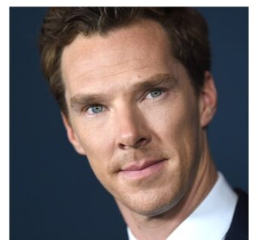
#> input picture Day046(Dec.7)_Datahandling4/4/face01.png, 258 x 250 px
$ python face_eye_detect.py
#> lines starting #> are read from the running program, lines starting #| are printed output that depends on the picture; after the words box and inside, x2 and y2 are one past the last pixel; in counts of white or black regions, pixels touching at a corner belong together
import cv2
import numpy as np

# Creating face_cascade and eye_cascade objects
face_cascade= cv2.CascadeClassifier("haarcascade_frontalface_default.xml")
eye_cascade=cv2.CascadeClassifier("haarcascade_eye.xml")

face_img = cv2.imread('face01.png')
#> face_img is the input picture: shape (250, 258, 3); mean B, G, R 110.6, 111, 120.6

# Converting the image into grayscale
face_gray = cv2.cvtColor(face_img, cv2.COLOR_BGR2GRAY)
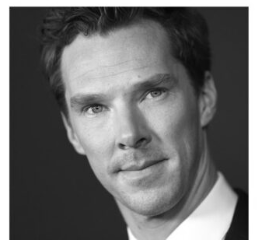
#> face_gray: shape (250, 258); min 5, max 255, mean 113.8

# Creating variable faces
# detectMultiScale(gray image, double scaleFactor, int minNeighbors)
faces = face_cascade.detectMultiScale(face_gray, 1.1, 4)
#> faces = [[47, 39, 156, 156]]

# Defining and drawing the rectangle around the face
for (x,y,w,h) in faces:
    cv2.rectangle(face_img, (x,y), (x+w, y+h), (0,255,0), 3)
#> this loop made 1 pass
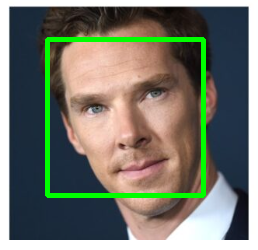
#> face_img: shape (250, 258, 3); 4.82% of pixels changed, all inside (x1, y1, x2, y2) = (45, 37, 206, 198)

# Creating two regions of interest
roi_img = face_img[y:(y + h), x:(x+w)]
roi_gray = face_gray[y:(y + h), x:(x+w)]
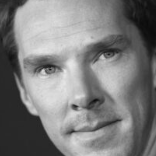
#> roi_gray: shape (156, 156); min 11, max 231, mean 124.6

# Creating variable eyes
eyes = eye_cascade.detectMultiScale(roi_gray, 1.1, 4)
#> eyes = [[81, 41, 30, 30], [31, 55, 29, 29]]
index=0
for (ex,ey,ew,eh) in eyes:
    if index == 0:
        eye_1 = (ex, ey, ew, eh)
    elif index == 1:
        eye_2 = (ex, ey, ew, eh)

# # Drawing rectangle around the eyes
    cv2.rectangle(roi_img, (ex, ey), (ex+ew, ey+eh), (0,0,255), 3)
    index += 1
#> this loop made 2 passes
#> (ex, ey, ew, eh, index) on passes 1 to 2: (81, 41, 30, 30, 1), (31, 55, 29, 29, 2)
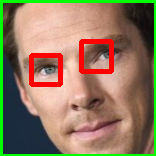
#> roi_img: shape (156, 156, 3); mean B, G, R 94, 121, 144.3
#> after the loop, index = 2

if eye_1[0] < eye_2[0]:
    left_eye = eye_1
    right_eye = eye_2
else:
    left_eye = eye_2
#> left_eye = (31, 55, 29, 29)
    right_eye = eye_1
#> right_eye = (81, 41, 30, 30)

# Calculating coordinates of a central points of the rectangles
left_eye_center = (int(left_eye[0] + (left_eye[2]/2)),
                   int(left_eye[1] + (left_eye[3]/2)))
#> left_eye_center = (45, 69)
left_eye_x = left_eye_center[0]
#> left_eye_x = 45
left_eye_y = left_eye_center[1]
#> left_eye_y = 69

right_eye_center = (int(right_eye[0] + (right_eye[2]/2)),
                    int(right_eye[1] + (right_eye[3]/2)))
#> right_eye_center = (96, 56)
right_eye_x = right_eye_center[0]
#> right_eye_x = 96
right_eye_y = right_eye_center[1]
#> right_eye_y = 56

cv2.circle(roi_img, left_eye_center, 5, (255, 0, 0), -1)
#> roi_img: shape (156, 156, 3); 0.33% of pixels changed, all inside (x1, y1, x2, y2) = (40, 64, 51, 75)
cv2.circle(roi_img, right_eye_center, 5, (255, 0, 0), -1)
cv2.line(roi_img, right_eye_center, left_eye_center, (0, 200, 200), 3)

if left_eye_y > right_eye_y:
    A = (right_eye_x, left_eye_y)
#> A = (96, 69)
    # Integer -1 indicates that the image will rotate in the clockwise direction
    direction = -1
else:
    A = (left_eye_x, right_eye_y)
    # Integer 1 indicates that the image will rotate in the counter clockwise direction
    direction = 1

cv2.circle(roi_img, A, 5, (255,0,0), -1)

cv2.line(roi_img, right_eye_center, left_eye_center, (0, 200, 200), 3)
cv2.line(roi_img, left_eye_center, A, (0, 200, 200), 3)
cv2.line(roi_img, right_eye_center, A, (0, 200, 200), 3)
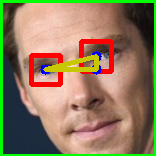
#> roi_img: shape (156, 156, 3); mean B, G, R 92.9, 122.6, 143.7

# np.arctan 함수는 라디안 단위로 각도를 반환 한다는 점에 유의결과를 각도로 변환 하려면
# 각도(세타)에 180을 곱한 다음 원주율로 나누어야 합니다.
delta_x = right_eye_x - left_eye_x
#> delta_x = 51
delta_y = right_eye_y - left_eye_y
#> delta_y = -13
angle = np.arctan(delta_y/delta_x)
#> angle = -0.25
angle = (angle * 180) /np.pi
#> angle = -14.3

# 이미지를 각도 만큼 회전
# Width and height of the image
h, w = face_img.shape[:2]
#> h = 250; w = 258

# Calculating a center point of the image
# Integer division "//" ensures that we receive whole number
center = (w//2, h//2)
#> center = (129, 125)
# Defining a matrix M and calling
# cv2.getRotationMatrix2D method
M = cv2.getRotationMatrix2D(center, (angle), 1.0)
#> M = [[0.969, -0.247, 34.87], [0.247, 0.969, -27.99]]
# Applying the rotation to our image using
# cv2.warpAffine method
rotated = cv2.warpAffine(face_img, M, (w,h))
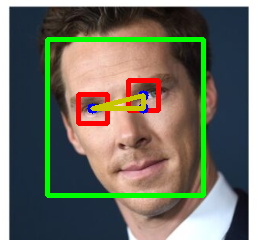
#> face_img: shape (250, 258, 3); 2.54% of pixels changed, all inside (x1, y1, x2, y2) = (76, 78, 161, 126)

dist_1 = np.sqrt((delta_x*delta_x)+(delta_y*delta_y))
#> dist_1 = 52.63

# dist_2를 계산하기 위한 과정
# 회전시킨 이미지(rotated)에서 양쪽 눈의 좌표를 얻고 과정 반복
# Creating variable rotated eyes
eyes_rot = eye_cascade.detectMultiScale(roi_gray, 1.1, 4)
#> eyes_rot = [[81, 41, 30, 30], [31, 55, 29, 29]]
index=0
for (ex,ey,ew,eh) in eyes_rot:
    if index == 0:
        eye_rot1 = (ex, ey, ew, eh)
    elif index == 1:
        eye_rot2 = (ex, ey, ew, eh)
    index += 1
#> after the loop, index = 2

if eye_1[0] < eye_2[0]:
    left_eye_rot = eye_rot1
    right_eye_rot = eye_rot2
else:
    left_eye_rot = eye_rot2
#> left_eye_rot = (31, 55, 29, 29)
    right_eye_rot = eye_rot1
#> right_eye_rot = (81, 41, 30, 30)

left_eye_rot_center = (int(left_eye_rot[0] + (left_eye_rot[2]/2)),
                   int(left_eye_rot[1] + (left_eye_rot[3]/2)))
#> left_eye_rot_center = (45, 69)
left_eye_rot_x = left_eye_rot_center[0]
#> left_eye_rot_x = 45
left_eye_rot_y = left_eye_rot_center[1]
#> left_eye_rot_y = 69

right_eye_rot_center = (int(right_eye_rot[0] + (right_eye_rot[2]/2)),
                    int(right_eye_rot[1] + (right_eye_rot[3]/2)))
#> right_eye_rot_center = (96, 56)
right_eye_rot_x = right_eye_rot_center[0]
#> right_eye_rot_x = 96
right_eye_rot_y = right_eye_rot_center[1]
#> right_eye_rot_y = 56

delta_x_1 = right_eye_rot_x - left_eye_rot_x
#> delta_x_1 = 51
delta_y_1 = right_eye_rot_y - left_eye_rot_y
#> delta_y_1 = -13

dist_2 = np.sqrt((delta_x_1*delta_x_1)+(delta_y_1*delta_y_1))
#> dist_2 = 52.63

# Calculate the ratio
ratio = dist_1 / dist_2
#> ratio = 1

# Defining the width and height
h=476
w=488

# Defining aspect ratio of a resized image
dim =(int(w*ratio), int(h*ratio))
#> dim = (488, 476)

resized = cv2.resize(rotated, dim)
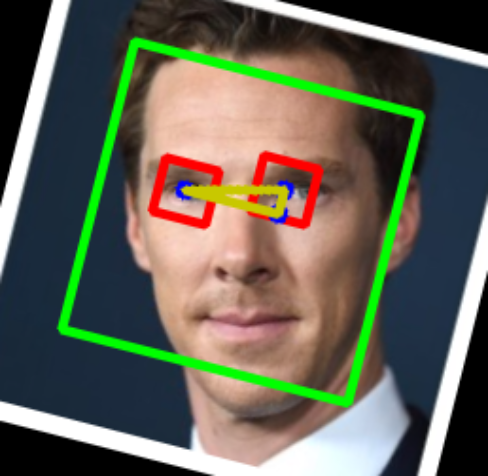
#> resized: shape (476, 488, 3); mean B, G, R 86, 99.7, 99.7

cv2.imshow("face_rotated", rotated)
cv2.imshow("face_resized", resized)
cv2.waitKey(0)

cv2.imwrite('./rotated_01.png', rotated)
cv2.imwrite('./resized_01.png', resized)

$ run again, with Day046(Dec.7)_Datahandling4/4/face.png copied over Day046(Dec.7)_Datahandling4/4/face01.png
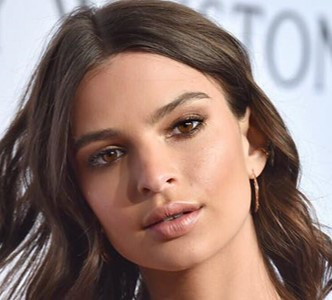
#> input picture Day046(Dec.7)_Datahandling4/4/face.png, 332 x 300 px
#> face_img is the input picture: shape (300, 332, 3); mean B, G, R 113.2, 120.1, 143.5
#> faces = [[45, 52, 219, 219]]
#> the loop `for (x,y,w,h) in faces:` made 1 pass
#> eyes = [[41, 82, 45, 45], [112, 48, 52, 52]]
#> the loop `for (ex,ey,ew,eh) in eyes:` made 2 passes
#> (ex, ey, ew, eh, index) on passes 1 to 2: (41, 82, 45, 45, 1), (112, 48, 52, 52, 2)
#> after the loop `for (ex,ey,ew,eh) in eyes:`:
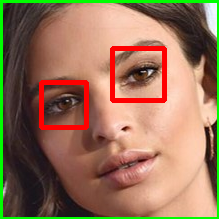
#> roi_img: shape (219, 219, 3); mean B, G, R 88.6, 114.7, 149.7
#> after the loop `for (ex,ey,ew,eh) in eyes:`: index = 2
#> left_eye = (41, 82, 45, 45)
#> right_eye = (112, 48, 52, 52)
#> left_eye_center = (63, 104)
#> left_eye_x = 63
#> left_eye_y = 104
#> right_eye_center = (138, 74)
#> right_eye_x = 138
#> right_eye_y = 74
#> A = (138, 104)
#> delta_x = 75
#> delta_y = -30
#> `angle = np.arctan(delta_y/delta_x)`: angle = -0.381
#> `angle = (angle * 180) /np.pi`: angle = -21.8
#> M = [[0.928, -0.371, 67.58], [0.371, 0.928, -50.92]]
#> dist_1 = 80.78
#> eyes_rot = [[41, 82, 45, 45], [112, 48, 52, 52]]
#> the loop `for (ex,ey,ew,eh) in eyes_rot:` made 2 passes
#> after the loop `for (ex,ey,ew,eh) in eyes_rot:`: index = 2
#> left_eye_rot = (41, 82, 45, 45)
#> right_eye_rot = (112, 48, 52, 52)
#> left_eye_rot_center = (63, 104)
#> left_eye_rot_x = 63
#> left_eye_rot_y = 104
#> right_eye_rot_center = (138, 74)
#> right_eye_rot_x = 138
#> right_eye_rot_y = 74
#> delta_x_1 = 75
#> delta_y_1 = -30
#> dist_2 = 80.78
#> ratio = 1
#> dim = (488, 476)
#> `resized = cv2.resize(rotated, dim)`:
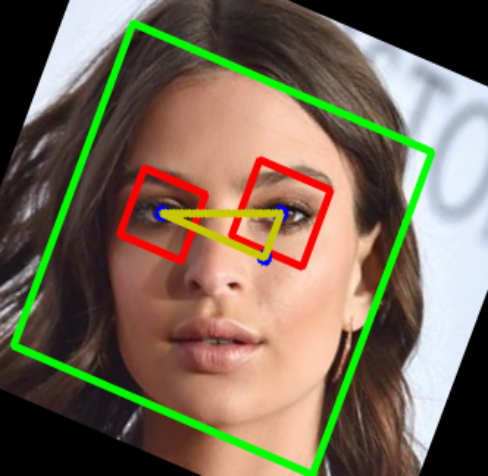
#> resized: shape (476, 488, 3); mean B, G, R 87, 106.2, 119.9

$ run again, with Day046(Dec.7)_Datahandling4/4/resized.png copied over Day046(Dec.7)_Datahandling4/4/face01.png
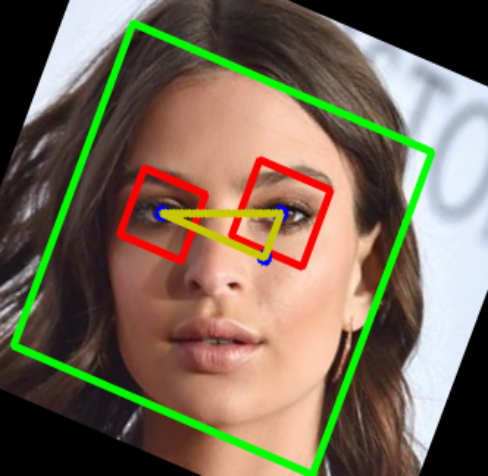
#> input picture Day046(Dec.7)_Datahandling4/4/resized.png, 488 x 476 px
#> face_img is the input picture: shape (476, 488, 3); mean B, G, R 87, 106.2, 119.9
#> faces = [[54, 84, 339, 339]]
#> the loop `for (x,y,w,h) in faces:` made 1 pass
#> eyes = [[194, 124, 32, 32], [206, 105, 54, 54], [59, 104, 52, 52], [95, 170, 55, 55], [52, 80, 100, 100], [178, 81, 113, 113]]
#> the loop `for (ex,ey,ew,eh) in eyes:` made 6 passes
#> after the loop `for (ex,ey,ew,eh) in eyes:`:
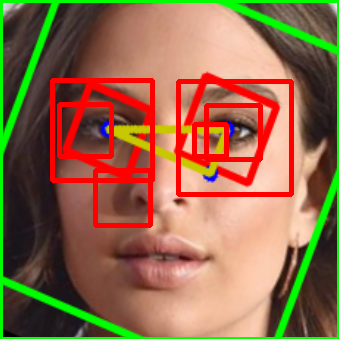
#> roi_img: shape (339, 339, 3); mean B, G, R 74.3, 106.1, 145
#> after the loop `for (ex,ey,ew,eh) in eyes:`: index = 6
#> left_eye = (194, 124, 32, 32)
#> right_eye = (206, 105, 54, 54)
#> left_eye_center = (210, 140)
#> left_eye_x = 210
#> left_eye_y = 140
#> right_eye_center = (233, 132)
#> right_eye_x = 233
#> right_eye_y = 132
#> A = (233, 140)
#> delta_x = 23
#> delta_y = -8
#> `angle = np.arctan(delta_y/delta_x)`: angle = -0.335
#> `angle = (angle * 180) /np.pi`: angle = -19.18
#> M = [[0.944, -0.329, 91.73], [0.329, 0.944, -66.95]]
#> `rotated = cv2.warpAffine(face_img, M, (w,h))`:
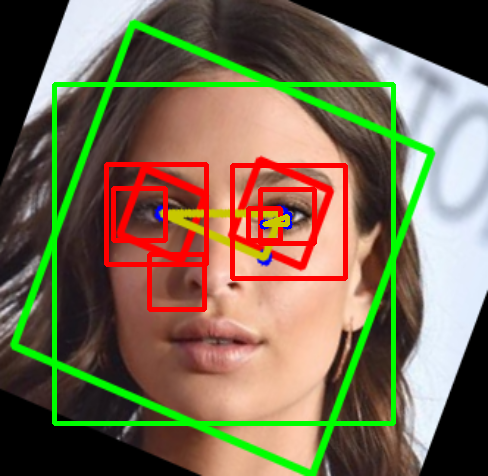
#> face_img: shape (476, 488, 3); mean B, G, R 82.2, 107.2, 120
#> dist_1 = 24.35
#> eyes_rot has the same summary as eyes
#> the loop `for (ex,ey,ew,eh) in eyes_rot:` made 6 passes
#> after the loop `for (ex,ey,ew,eh) in eyes_rot:`: index = 6
#> left_eye_rot = (194, 124, 32, 32)
#> right_eye_rot = (206, 105, 54, 54)
#> left_eye_rot_center = (210, 140)
#> left_eye_rot_x = 210
#> left_eye_rot_y = 140
#> right_eye_rot_center = (233, 132)
#> right_eye_rot_x = 233
#> right_eye_rot_y = 132
#> delta_x_1 = 23
#> delta_y_1 = -8
#> dist_2 = 24.35
#> ratio = 1
#> dim = (488, 476)
